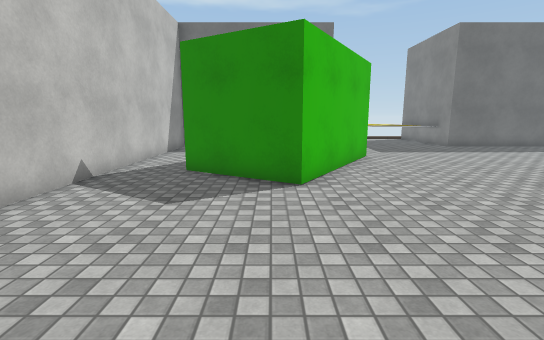
view 1 (above)

16 first-person views from a walk through a 3-D level made in the Unity game engine. The camera is 1.5 m above the floor, tilts 10° down and sees 85° across. The floor is counted in squares, 1 m on a side. Each view is taken from the middle of a square. On the plan, view 1 faces up. The plan holds only what a view shows up to about 15 squares ahead; the rest is blank. The place goes on beyond the plan. Some surface patterns are stand-ins.

view 2
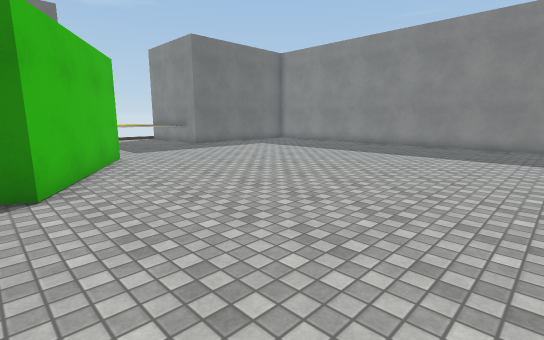

view 3
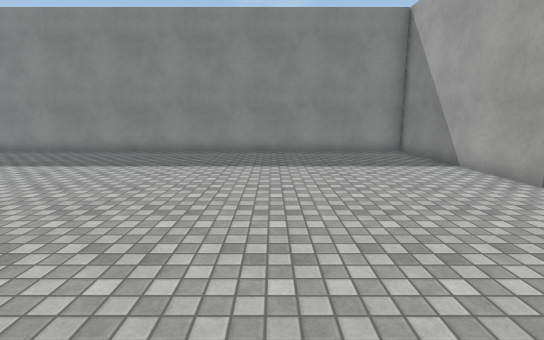

view 4
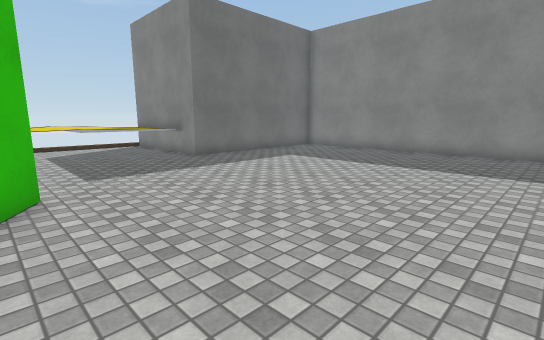

view 5
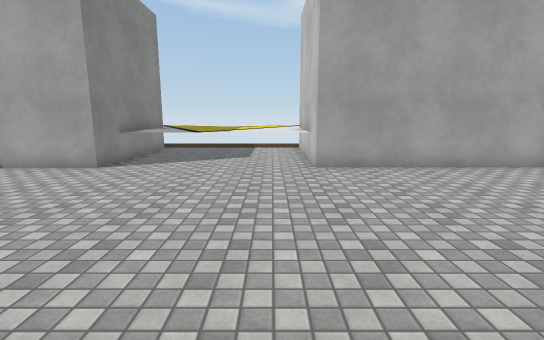

view 6
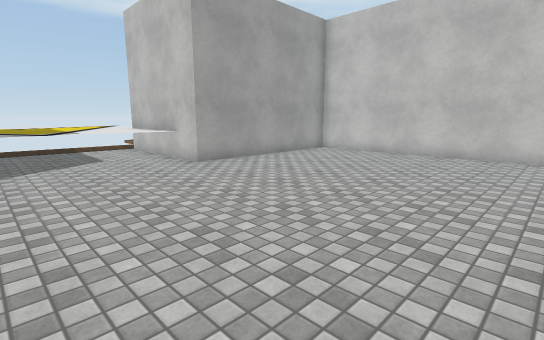

view 7
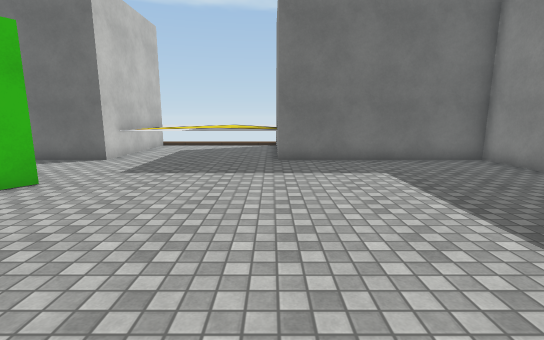

view 8
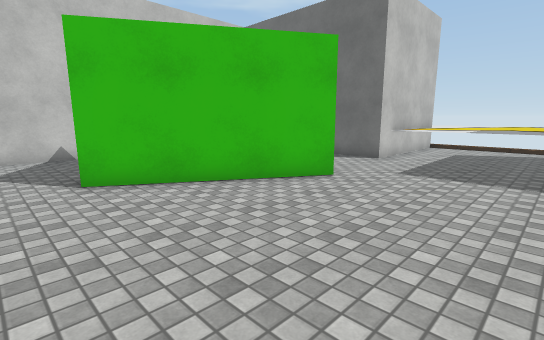

view 9
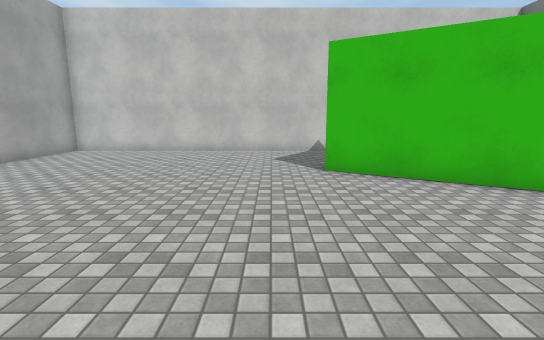

view 10
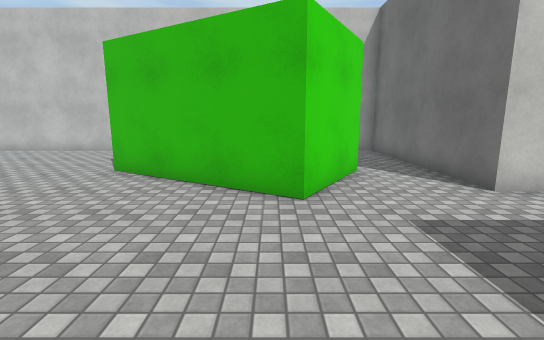

view 11
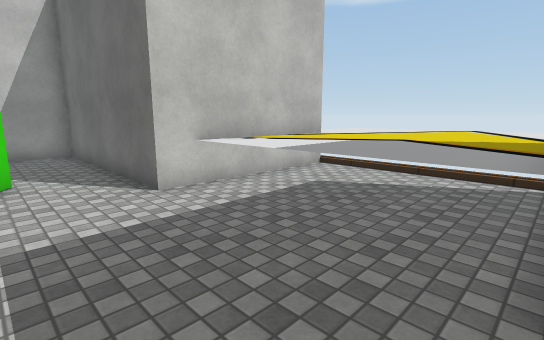

view 12
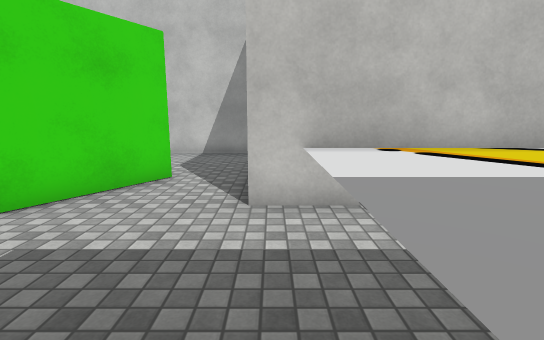

view 13
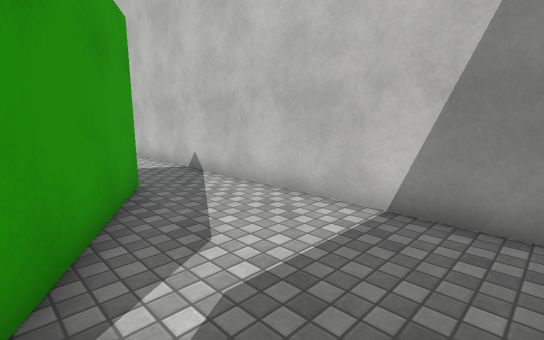

view 14
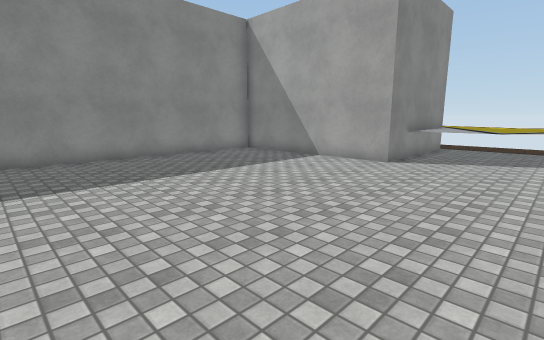

view 15
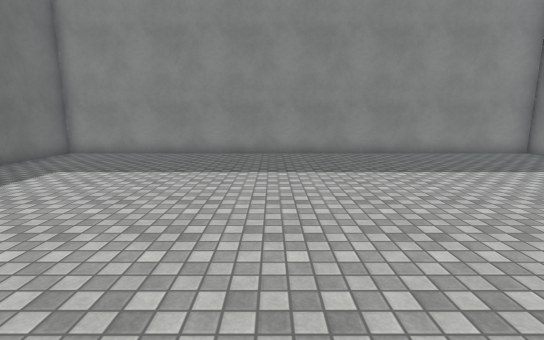

view 16
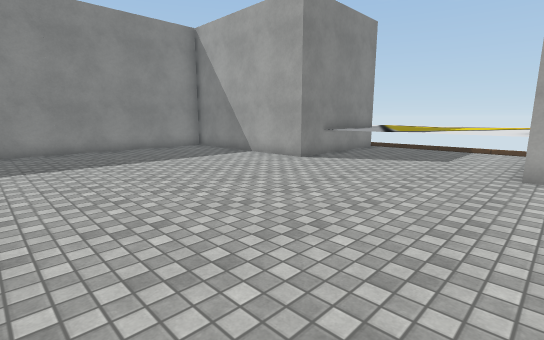

### Floor plan
Key: @ floor where view 1 was taken; # wall or solid block; . floor; ^ raised ledge.
Columns run from 5 left of view 1 to 17 right of it. Each row starts with its distance up from view 1.
 19         ^^^^^^^
 18         ^^^^^^^
 17         ^^^^^^^
 16 #########.....#########
 15 #.....................#
 14 #.....................#
 13 #....###..............#
 12 #....####.............#
 11 #...## ##.............#
 10 #...#  ##.............#
  9 #..##  #..............#
  8 #..#####..............#
  7 #....##...............#
  6 #.....................#
  5 #.....................#
  4 #.....................#
  3 #.....................#
  2 #.....................#
  1 #.....................#
  0 #....@................#
 -1 #.....................#
 -2 #.....................#
 -3 #.....................#
 -4 #########.....#########
 -5         #.....#
 -6         ^^^^^^^
 -7         ^^^^^^^
 -8         ^^^^^^^

Where each view was taken, in squares from view 1:
view 1: 0 up, 0 right, facing up
view 2: 0 up, 0 right, facing up-right
view 3: 2 up, 3 right, facing right
view 4: 5 up, 3 right, facing up-right
view 5: 5 up, 4 right, facing down
view 6: 5 up, 8 right, facing down-left
view 7: 5 up, 9 right, facing up
view 8: 5 up, 8 right, facing up-left
view 9: 5 up, 9 right, facing left
view 10: 11 up, 9 right, facing left
view 11: 13 up, 9 right, facing up-left
view 12: 16 up, 8 right, facing left
view 13: 15 up, 0 right, facing down-left
view 14: 6 up, 5 right, facing down-right
view 15: 7 up, 4 right, facing right
view 16: 5 up, 2 right, facing down-right
